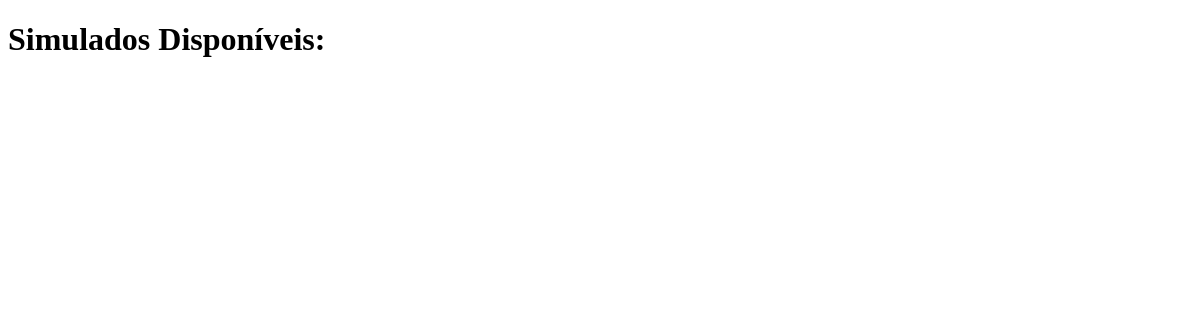
The page /simuladao/listar_simulados/ on the database as committed earlier.
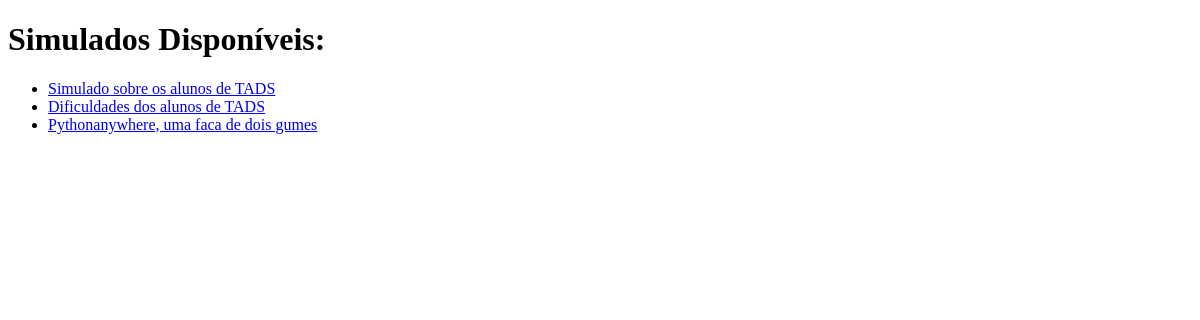
The same page on the database as committed later.
### simuladao/models.py (models this page shows, shortened)
class Simulado(models.Model):
    nome_simulado = models.CharField(max_length = 100, default = 'digite o nome do seu simulado')
    pergunta = models.ManyToManyField(Pergunta)
    tema = models.ForeignKey(Tema, on_delete = models.CASCADE)
    pontuacao = models.IntegerField(default = 0)
    data_pub = models.DateTimeField('data de publicação')
    data_fim = models.DateField('Data de encerramento', null = True)

### simuladao/views.py (the view)
# urls.py: path('listar_simulados/', lista_simulados, name='lista_simulados'),
def lista_simulados(request):
    simulados = Simulado.objects.all()
    return render(request, 'Simuladao/listar_simulado.html', {'simulados': simulados})

### simuladao/templates/Simuladao/listar_simulado.html (shortened to what this page needs)
<!DOCTYPE html>
<html>
<head>
</head>
<body>
    <h1>Simulados Disponíveis:</h1>
    <ul>
    {% for simulado in simulados %}
            <li><a href="{% url 'simuladao:realizar_simulado' simulado_id=simulado.id %}">{{ simulado.nome_simulado }}</a></li>
    {% endfor %}
    </ul>
</body>
</html>

Rows that differ between the two databases and show on the page:
added Simulado: nome_simulado "Simulado sobre os alunos de TADS"
added Simulado: nome_simulado "Dificuldades dos alunos de TADS"
added Simulado: nome_simulado "Pythonanywhere, uma faca de dois gumes"
